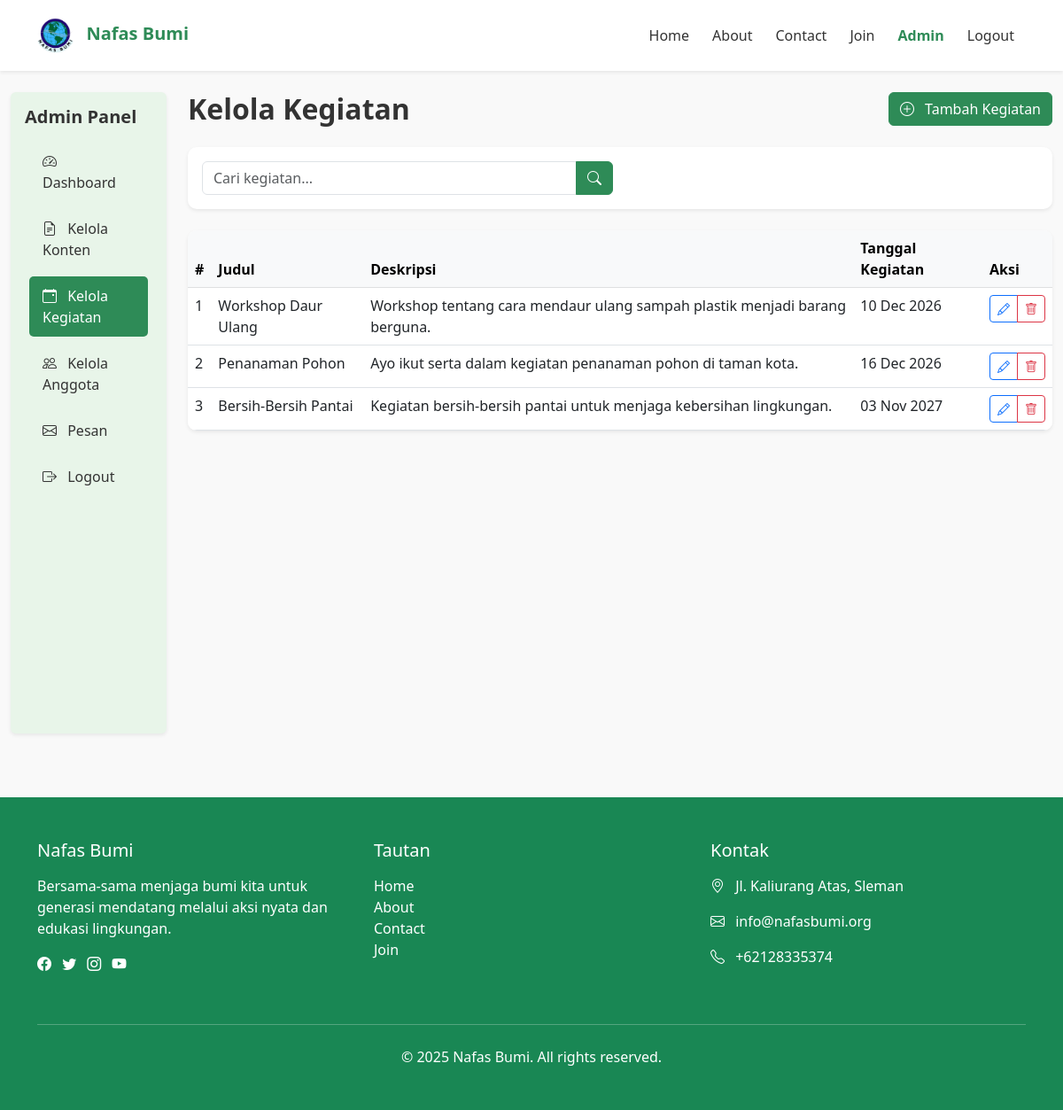
Page /admin/manage_event.php (signed in) on the committed database.
### tables this page shows
CREATE TABLE `events` (
  `id` int(11) NOT NULL,
  `title` varchar(255) NOT NULL,
  `description` text NOT NULL,
  `event_date` datetime NOT NULL,
  `location` varchar(255) DEFAULT NULL,
  `created_at` timestamp NOT NULL DEFAULT current_timestamp(),
  `updated_at` timestamp NOT NULL DEFAULT current_timestamp() ON UPDATE current_timestamp()
);

### includes/functions.php (called while the page is built, shortened)
<?php
function getEvents($conn, $search = '') {
    $sql = "SELECT * FROM events";
    $sql .= " ORDER BY event_date ASC";
    $stmt = $conn->prepare($sql);
    $stmt->execute();
    $result = $stmt->get_result();
    $events = [];
    while ($row = $result->fetch_assoc()) {
        $events[] = $row;
    }
    return $events;
}

### admin/manage_event.php (the view, shortened to what this page needs)
<?php
require_once '../includes/db_connect.php';
require_once '../includes/functions.php';
$search = isset($_GET['search']) ? sanitizeInput($_GET['search']) : '';
$events = getEvents($conn, $search);
include '../includes/header.php';
?>
<div class="container-fluid py-4">
    <div class="row">
        <div class="col-md-3 col-lg-2">
            <div class="admin-sidebar p-3 rounded shadow-sm">
                <h5 class="mb-3 fw-bold">Admin Panel</h5>
                <div class="nav flex-column">
                    <a href="dashboard.php" class="nav-link mb-2">
                        <i class="bi bi-speedometer2 me-2"></i> Dashboard
                    </a>
                    <a href="manage_content.php" class="nav-link mb-2">
                        <i class="bi bi-file-earmark-text me-2"></i> Kelola Konten
                    </a>
                    <a href="manage_event.php" class="nav-link active mb-2">
                        <i class="bi bi-calendar-event me-2"></i> Kelola Kegiatan
                    </a>
                    <a href="manage_members.php" class="nav-link mb-2">
                        <i class="bi bi-people me-2"></i> Kelola Anggota
                    </a>
                    <a href="manage_messages.php" class="nav-link mb-2">
                        <i class="bi bi-envelope me-2"></i> Pesan
                    </a>
                    <a href="../logout.php" class="nav-link text-danger">
                        <i class="bi bi-box-arrow-right me-2"></i> Logout
                    </a>
                </div>
            </div>
        </div>
        <div class="col-md-9 col-lg-10">
            <div class="d-flex justify-content-between align-items-center mb-4">
                <h2 class="mb-0 fw-bold">Kelola Kegiatan</h2>
                <a href="add_event.php" class="btn btn-success">
                    <i class="bi bi-plus-circle me-2"></i> Tambah Kegiatan
                </a>
            </div>
            <div class="card border-0 shadow-sm mb-4">
                <div class="card-body">
                    <form action="manage_event.php" method="get" class="row g-3">
                        <div class="col-md-6">
                            <div class="input-group">
                                <input type="text" class="form-control" placeholder="Cari kegiatan..." name="search" value="<?php echo htmlspecialchars($search); ?>">
                                <button class="btn btn-success" type="submit">
                                    <i class="bi bi-search"></i>
                                </button>
                            </div>
                        </div>
                        <div class="col-md-6 text-md-end">
                        </div>
                    </form>
                </div>
            </div>
            <div class="card border-0 shadow-sm">
                <div class="card-body p-0">
                    <div class="table-responsive">
                        <table class="table table-hover mb-0">
                            <thead class="table-light">
                                <tr>
                                    <th>#</th>
                                    <th>Judul</th>
                                    <th>Deskripsi</th>
                                    <th>Tanggal Kegiatan</th>
                                    <th>Aksi</th>
                                </tr>
                            </thead>
                            <tbody>
                                <?php if (empty($events)): ?>
                                    <tr>
                                        <td colspan="5" class="text-center py-4">Tidak ada kegiatan yang ditemukan.</td>
                                    </tr>
                                <?php else: ?>
                                    <?php foreach ($events as $index => $event): ?>
                                        <tr>
                                            <td><?php echo $index + 1; ?></td>
                                            <td><?php echo htmlspecialchars($event['title']); ?></td>
                                            <td><?php echo htmlspecialchars($event['description']); ?></td>
                                            <td><?php echo date('d M Y', strtotime($event['event_date'])); ?></td>
                                            <td>
                                                <div class="btn-group btn-group-sm">
                                                    <a href="edit_event.php?id=<?php echo $event['id']; ?>" class="btn btn-outline-primary">
                                                        <i class="bi bi-pencil"></i>
                                                    </a>
                                                    <a href="manage_event.php?action=delete&id=<?php echo $event['id']; ?>" class="btn btn-outline-danger" onclick="return confirm('Apakah Anda yakin ingin menghapus kegiatan ini?')">
                                                        <i class="bi bi-trash"></i>
                                                    </a>
                                                </div>
                                            </td>
                                        </tr>
                                    <?php endforeach; ?>
                                <?php endif; ?>
                            </tbody>
                        </table>
                    </div>
                </div>
            </div>
        </div>
    </div>
</div>
<?php include '../includes/footer.php'; ?>

### assets/css/style.css (style rules this page uses)
:root { --primary-color: #2e8b57; --secondary-color: #98fb98; --light-color: #e8f5e9; --dark-color: #1b5e20; --white-color: #ffffff; }
body { font-family: "Segoe UI", Tahoma, Geneva, Verdana, sans-serif; color: #333; background-color: #f9f9f9; }
.nav-link { color: #333 !important; font-weight: 500; margin: 0 5px; transition: all 0.3s; }
.nav-link:hover, .nav-link.active { color: var(--primary-color) !important; }
.btn-success { background-color: var(--primary-color); border-color: var(--primary-color); }
.card { border: none; border-radius: 10px; overflow: hidden; transition: transform 0.3s, box-shadow 0.3s; }
.admin-sidebar { background-color: var(--light-color); min-height: calc(100vh - 76px); }
.admin-sidebar .nav-link { color: #333; padding: 10px 15px; border-radius: 5px; margin-bottom: 5px; }
.admin-sidebar .nav-link:hover, .admin-sidebar .nav-link.active { background-color: var(--primary-color); color: white !important; }

### rows in the picture
events: title "Workshop Daur Ulang", description "Workshop tentang cara mendaur ulang sampah plastik menjadi barang berguna.", event_date "10 Dec 2026"
events: title "Penanaman Pohon", description "Ayo ikut serta dalam kegiatan penanaman pohon di taman kota.", event_date "16 Dec 2026"
events: title "Bersih-Bersih Pantai", description "Kegiatan bersih-bersih pantai untuk menjaga kebersihan lingkungan.", event_date "03 Nov 2027"
